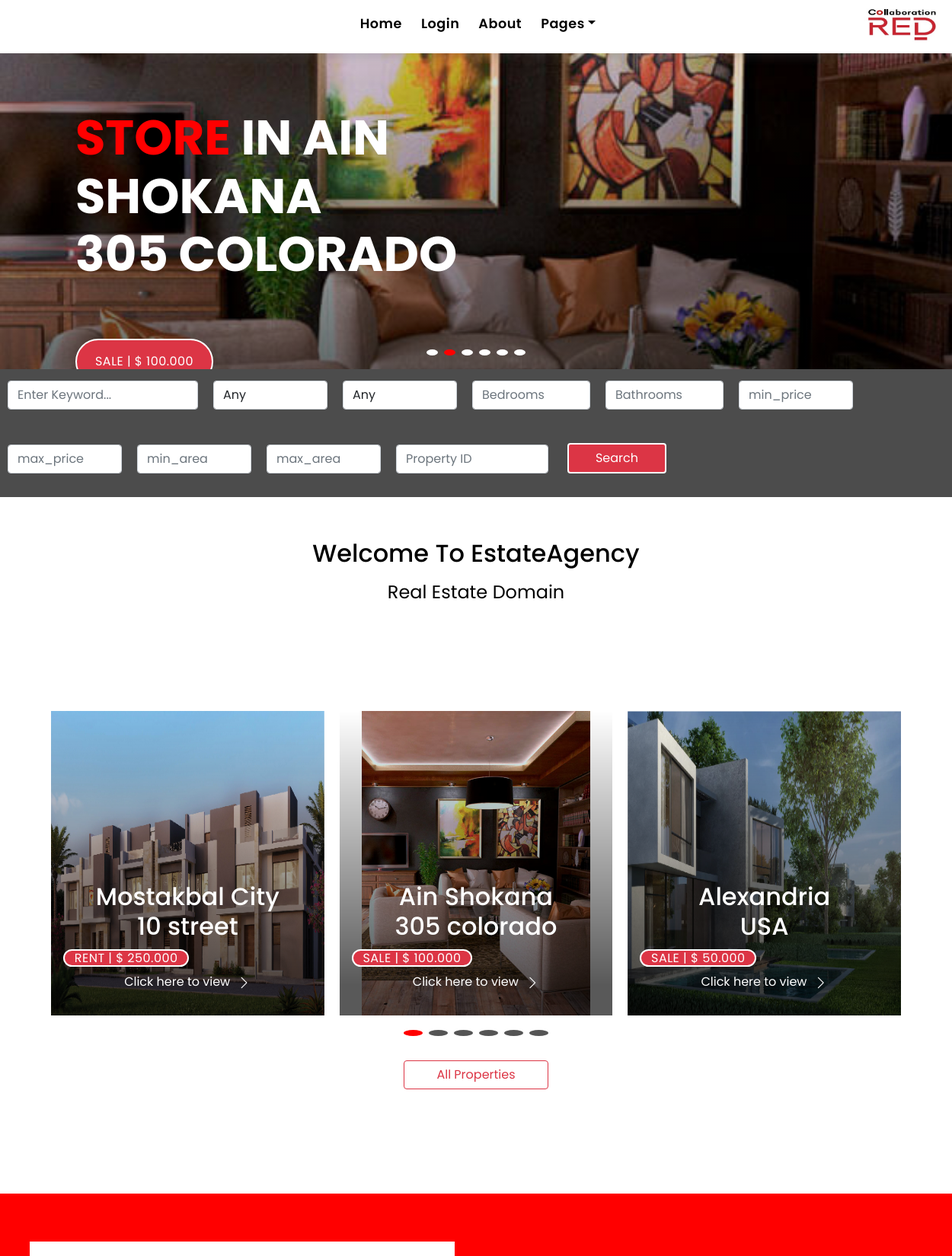
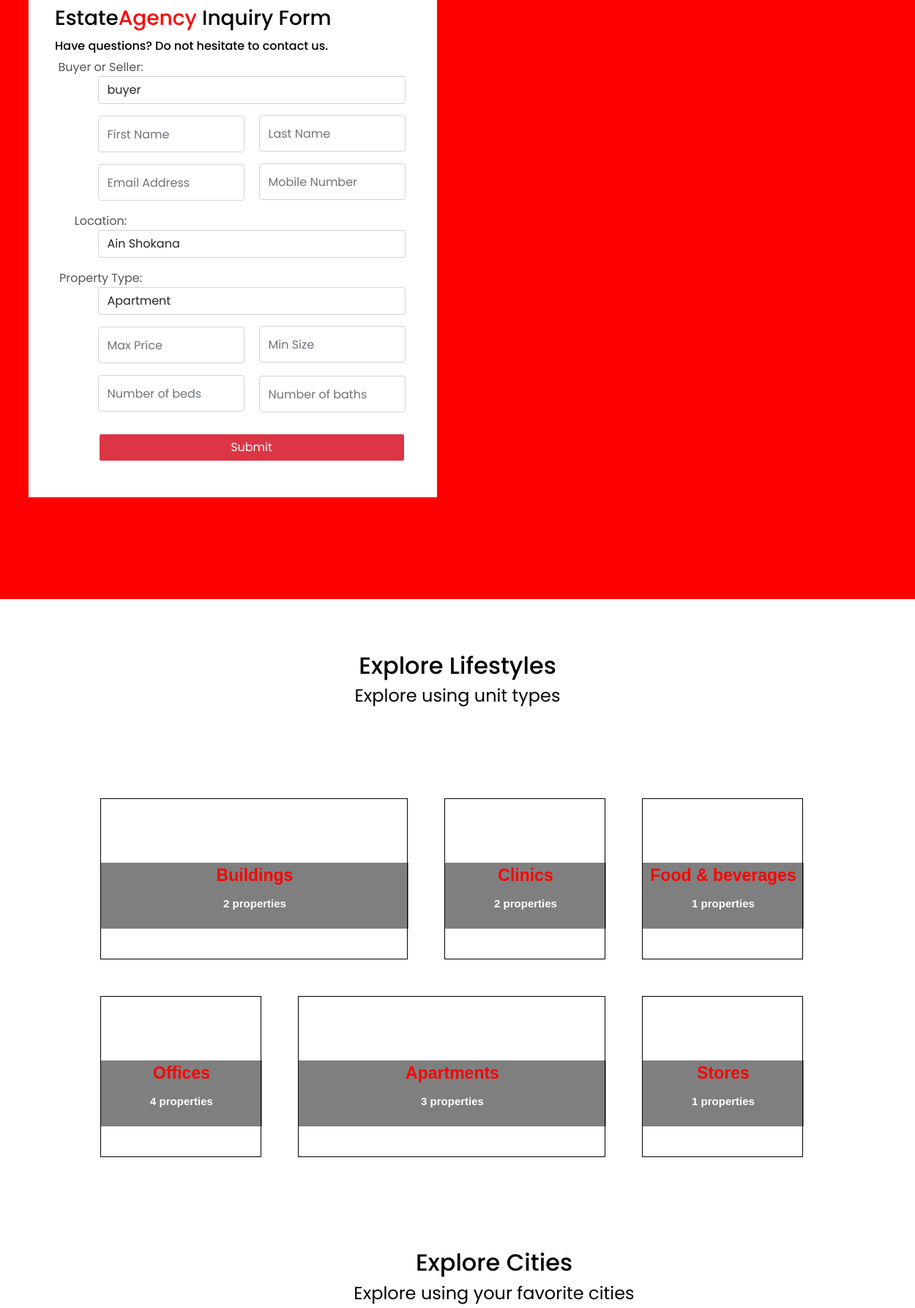
The page / (upper part) on the database its author committed (2 pictures, top to bottom).
### houses/models.py (models this page shows, shortened)
class House(models.Model):
    status_choices = (
        (_("sale"), _("sale")),
        (_("rent"), _("rent")),
    )
    img = models.ImageField(_("img"),upload_to="images")
    type = models.CharField(max_length=50,choices=choices2,default="Apartment")
    address = models.CharField(_("address"),max_length=50)
    location = models.CharField(max_length=50,choices=choices3,null=True,blank=True)
    status = models.CharField(_("status"),max_length=100,choices=status_choices)
    area = models.IntegerField(_("area"),)
    beds = models.IntegerField(_("beds"),)
    bathrooms = models.IntegerField(_("bathrooms"),)
    garages = models.IntegerField(_("garages"),)
    price = models.IntegerField(_("price"),)
    description = models.TextField(_("description"),)
    amenities = models.ManyToManyField(Amenity,verbose_name=_("amenities"))
    company = models.ForeignKey('Company',on_delete=models.CASCADE,blank=True,null=True)
    project = models.ForeignKey('Project',on_delete=models.CASCADE,blank=True,null=True)

### houses/views.py (the view)
# urls.py: path('', views.index,name="home"),
def index(request):
    if request.method=="POST":
        print("FOOOOOOOOOOOOOOOOOOORM")
        print(request.POST)
        pass
    all_houses = House.objects.all()
    buildings = 0
    clinics = 0
    food_beverages = 0
    offices = 0
    apartments = 0
    stores = 0
    total = []
    backgrounds = list()
    names = list()
    ain_shokana = 0
    ain_sokhna = 0
    alex = 0
    east_cairo = 0
    mostakbal = 0
    total_locations = []
    location_names = []
    location_names.append("Ain Shokana")
    location_names.append("Ain Sokhna")
    location_names.append("Alexandria")
    location_names.append("East Cairo")
    location_names.append("Mostakbal City")
    names.append("buildings")
    names.append("clinics")
    names.append("food & beverages")
    names.append("offices")
    names.append("apartments")
    names.append("stores")
    backgrounds.append("https://www.redww.com/wp-content/uploads/2021/02/Untitled-2-17-07.jpg")
    backgrounds.append("https://www.redww.com/wp-content/uploads/2021/02/artboards_06.jpg")
    backgrounds.append("https://www.redww.com/wp-content/uploads/2021/02/artboards_08-copy-5-1.jpg")
    backgrounds.append("https://www.redww.com/wp-content/uploads/2021/02/artboards_06-copy-2-8.jpg")
    backgrounds.append("https://www.redww.com/wp-content/uploads/2021/02/artboards_03-copy-2-7.jpg")
    backgrounds.append("https://www.redww.com/wp-content/uploads/2021/02/IL-BOSCO-City-12.jpg")
    for house in all_houses:
        if house.location == "Ain Shokana":
            ain_shokana += 1
        if house.location == "Ain Sokhna":
            ain_sokhna += 1
        if house.location == "Alexandria":
            alex += 1
        if house.location == "East Cairo":
            east_cairo += 1
        if house.location == "Mostakbal City":
            mostakbal += 1
        if house.type == "Building":
            buildings += 1
        if house.type == "Clinic":
            clinics += 1
        if house.type == "Food & Beverage":
            food_beverages += 1
        if house.type == "Office":
            offices += 1
        if house.type == "Apartment":
            apartments += 1
        if house.type == "Store":
            stores += 1
    total.append(buildings)
    total.append(clinics)
    total.append(food_beverages)
    total.append(offices)
    total.append(apartments)
    total.append(stores)
    total_locations.append(ain_shokana)
    total_locations.append(ain_sokhna)
    total_locations.append(alex)
    total_locations.append(east_cairo)
    total_locations.append(mostakbal)
    context = {"all_houses": all_houses[:6],
               "SearchForm":SearchForm,
               "total":total,
               "all_data":zip(total,backgrounds,names),
               "location_names":location_names,
               "location_counts":total_locations,
               "inquiry_form":InquiryForm}
    return render(request,"houses/index.html",context)

### houses/templates/houses/index.html (shortened to what this page needs)
{% extends 'houses/base.html' %}
{% load static %}
{% block content %}
  <div class="intro intro-carousel swiper position-relative" >
    <div class="swiper-wrapper">
{% for house in all_houses %}
      <div class="swiper-slide carousel-item-a intro-item bg-image" style="height:600px;background-image: url({{house.img.url}})">
        <div class="overlay overlay-a"></div>
        <div class="intro-content display-table">
          <div class="table-cell" >
            <div class="container">
              <div class="row">
                <div class="col-lg-8">
                  <div class="intro-body" >
                    <a href="{% url 'single' house.id %}">
                    <h1 class="intro-title mb-4 " >
                      <span style="color:red;" class="color-b">{{house.type}} </span> in {{house.location}}
                      <br> {{house.address}}
                    </h1>
                    </a>
                    <p class="intro-subtitle intro-price" >
                      <a href="{% url 'single' house.id %}"><span style="border:2px solid white;" class="price-a btn btn-danger">{{house.status}} | $ {{house.price}}.000</span></a>
                    </p>
                  </div>
                </div>
              </div>
            </div>
          </div>
        </div>
      </div>
{% endfor %}
    </div>
    <div class="swiper-pagination" style="height:300px;" >
    </div>
  </div>
<div style="z-index:100;position:relative;bottom:315px;background-color:#4c4c4c;color:white;display:flex;flex-wrap:wrap;">
  <form style="z-index:1000;display:flex;flex-wrap:wrap;" action="{% url 'search_for' %}">
    {{SearchForm.as_p}}
    <button id="search_pressed" class="btn btn-danger" value="submit" style="width:130px;height:40px;margin:13px 15px;border:2px solid white;">Search</button>
  </form>
</div>
  <main id="main" style="height:600px;">
<h2 style="position:relative;bottom:260px;text-align:center;">Welcome To EstateAgency</h2>
<h4 style="position:relative;bottom:250px;text-align:center;font-weight:400;">Real Estate Domain</h4>
    <section class="section-property section-t8" style="position:relative;bottom:200px;text-align:center;">
      <div class="container">
        <div class="row">
          <div class="col-md-12">
            <div class="title-wrap d-flex justify-content-between">
            </div>
          </div>
        </div>
        <div id="property-carousel" class="swiper">
          <div class="swiper-wrapper">
{% for house in all_houses %}
            <div class="carousel-item-b swiper-slide">
              <div class="card-box-a card-shadow">
                <div class="img-box-a">
                  <img src="{{house.img.url}}" alt="" class="img-a img-fluid" style="height:400px;">
                </div>
                <div class="card-overlay">
                  <div class="card-overlay-a-content">
                    <div class="card-header-a">
                      <h2 class="card-title-a">
                        <a href="{% url 'single' house.id %}">{{house.location}}
                          <br /> {{house.address}}</a>
                      </h2>
                    </div>
                    <div  class="card-body-a">
                      <div  class="price-box d-flex">
                        <span style="border:2px solid white;" class="price-a btn btn-danger">{{house.status}} | $ {{house.price}}.000</span>
                      </div>
                      <a href="{% url 'single' house.id %}" class="link-a">Click here to view
                        <span class="bi bi-chevron-right"></span>
                      </a>
                    </div>
                  </div>
                </div>
              </div>
            </div>
{% endfor %}
          </div>
        </div>
        <div class="propery-carousel-pagination carousel-pagination"></div>
      </div>
      <a style="margin-top:25px;width:190px;" href="{% url 'properties' %}" class="btn btn-outline-danger">All Properties</a>
    </section>
  </main>
<div id="div_of_inquiry" style="height:900px;margin:0 auto;text-align:center;position:relative;background-color:red;">
<h3 style="text-align:right;position:absolute;top:10%;left:6%">Estate<span style="color:red;">Agency</span> Inquiry Form</h3>
<h6 style="text-align:right;position:absolute;top:15%;left:6%">Have questions? Do not hesitate to contact us.</h6>
  <form id="inquiry_form" action="{% url 'get_inquiry' %}" style="position:absolute;top:18%;left:3%">
    {{inquiry_form.as_p}}
        <button id="inquiry" class="btn btn-danger" value="submit" style="border:2px solid white;width:210%;height:40px;margin:13px 48%;">Submit</button>
  </form>
</div>
<br>
<br>
<br>
<h2 style="text-align:center;">Explore Lifestyles</h2>
<h4 style="text-align:center;font-weight:400;">Explore using unit types</h4>
<div class="container" style="margin:100px;display:flex;flex-wrap:wrap;">
  <div style="margin:25px;border:1px solid black;width:420px;background-size: 220px 220px;height:220px;background-image: url({% static 'houses/real_estate_1.jpg' %});background-size: cover;">
    <a class="big_one" href="{% url 'show_type' 'Building' %}" style="text-align:center;color:white;position:relative;top:40%;font-weight:bold;font-size:23px;"><p style="color:red;">Buildings</p><p style="font-size:15px;">{{total.0}} properties</p></a>
  </div>
  <div style="margin:25px;border:1px solid black;width:220px;background-size: 220px 220px;height:220px;background-image: url({% static 'houses/real_estate_2.jpg' %});background-size: cover;">
    <a class="img_div" href="{% url 'show_type' 'Clinic' %}" style="text-align:center;color:white;position:relative;top:40%;font-weight:bold;font-size:23px;"><p style="color:red;">Clinics</p><p style="font-size:15px;">{{total.1}} properties</p></a>
  </div>
  <div style="margin:25px;border:1px solid black;width:220px;background-size: 220px 220px;height:220px;background-image: url({% static 'houses/real_estate_3.jpg' %});background-size: cover;">
    <a class="img_div" href="{% url 'show_type' 'Food & Beverage' %}" style="text-align:center;color:white;position:relative;top:40%;font-weight:bold;font-size:23px;"><p style="color:red;">Food & beverages</p><p style="font-size:15px;">{{total.2}} properties</p></a>
  </div>
  <div style="margin:25px;border:1px solid black;width:220px;background-size: 220px 220px;height:220px;background-image: url({% static 'houses/real_estate_4.jpg' %});background-size: cover;">
    <a class="img_div" href="{% url 'show_type' 'Office' %}" style="text-align:center;color:white;position:relative;top:40%;font-weight:bold;font-size:23px;"><p style="color:red;">Offices</p><p style="font-size:15px;">{{total.3}} properties</p></a>
  </div>
  <div style="margin:25px;border:1px solid black;width:420px;background-size: 220px 220px;height:220px;background-image: url({% static 'houses/real_estate_5.jpg' %});background-size: cover;">
    <a class="big_one" href="{% url 'show_type' 'Apartment' %}" style="text-align:center;color:white;position:relative;top:40%;font-weight:bold;font-size:23px;"><p style="color:red;">Apartments</p><p style="font-size:15px;">{{total.4}} properties</p></a>
  </div>
  <div style="margin:25px;border:1px solid black;width:220px;background-size: 220px 220px;height:220px;background-image: url({% static 'houses/real_estate_6.jpg' %});background-size: cover;">
    <a class="img_div" href="{% url 'show_type' 'Store' %}" style="text-align:center;color:white;position:relative;top:40%;font-weight:bold;font-size:23px;"><p style="color:red;">Stores</p><p style="font-size:15px;">{{total.5}} properties</p></a>
  </div>
</div>
<div style="margin-top:100px;margin-left:100px;">
<h2 style="text-align:center;">Explore Cities</h2>
<h4 style="text-align:center;font-weight:400;">Explore using your favorite cities</h4>
</div>
{% endblock %}

### rows shown on the page
House: img (picture), type "STORE", location "AIN SHOKANA", address "305 COLORADO", status "SALE", price "100", location "Ain Shokana", address "305 colorado"
House: img (picture), location "Mostakbal City", address "10 street", status "RENT", price "250"
House: img (picture), location "Alexandria", address "USA", status "SALE", price "50"

### other values the page prints
{{ total.0 }} "2"
{{ total.1 }} "2"
{{ total.2 }} "1"
{{ total.3 }} "4"
{{ total.4 }} "3"
{{ total.5 }} "1"
